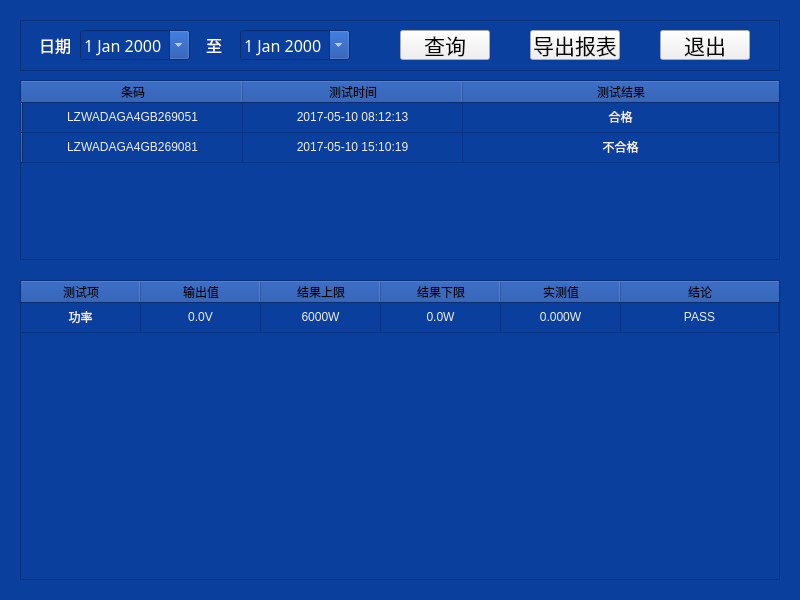
<?xml version="1.0" encoding="UTF-8"?>
<ui version="4.0">
 <class>Form</class>
 <widget class="QWidget" name="Form">
  <property name="geometry">
   <rect>
    <x>0</x>
    <y>0</y>
    <width>800</width>
    <height>600</height>
   </rect>
  </property>
  <property name="windowTitle">
   <string>查询与报表</string>
  </property>
  <property name="styleSheet">
   <string notr="true">QWidget
{
background-color: rgb(11,63,158);
}</string>
  </property>
  <widget class="QTableWidget" name="tableWidget_2">
   <property name="geometry">
    <rect>
     <x>20</x>
     <y>280</y>
     <width>760</width>
     <height>300</height>
    </rect>
   </property>
   <property name="styleSheet">
    <string notr="true">QTableWidget
{
color:rgb(239, 239, 241);
}

QHeaderView::section
{
color:rgb(0, 0, 0);
}</string>
   </property>
   <attribute name="horizontalHeaderDefaultSectionSize">
    <number>120</number>
   </attribute>
   <attribute name="horizontalHeaderHighlightSections">
    <bool>true</bool>
   </attribute>
   <attribute name="horizontalHeaderStretchLastSection">
    <bool>true</bool>
   </attribute>
   <attribute name="verticalHeaderVisible">
    <bool>false</bool>
   </attribute>
   <row>
    <property name="text">
     <string/>
    </property>
   </row>
   <column>
    <property name="text">
     <string>测试项</string>
    </property>
    <property name="textAlignment">
     <set>AlignCenter</set>
    </property>
   </column>
   <column>
    <property name="text">
     <string>输出值</string>
    </property>
    <property name="textAlignment">
     <set>AlignCenter</set>
    </property>
   </column>
   <column>
    <property name="text">
     <string>结果上限</string>
    </property>
    <property name="textAlignment">
     <set>AlignCenter</set>
    </property>
   </column>
   <column>
    <property name="text">
     <string>结果下限</string>
    </property>
    <property name="textAlignment">
     <set>AlignCenter</set>
    </property>
   </column>
   <column>
    <property name="text">
     <string>实测值</string>
    </property>
    <property name="textAlignment">
     <set>AlignCenter</set>
    </property>
   </column>
   <column>
    <property name="text">
     <string>结论</string>
    </property>
    <property name="textAlignment">
     <set>AlignCenter</set>
    </property>
   </column>
   <item row="0" column="0">
    <property name="text">
     <string>功率</string>
    </property>
    <property name="textAlignment">
     <set>AlignCenter</set>
    </property>
   </item>
   <item row="0" column="1">
    <property name="text">
     <string>0.0V</string>
    </property>
    <property name="textAlignment">
     <set>AlignCenter</set>
    </property>
   </item>
   <item row="0" column="2">
    <property name="text">
     <string>6000W</string>
    </property>
    <property name="textAlignment">
     <set>AlignCenter</set>
    </property>
   </item>
   <item row="0" column="3">
    <property name="text">
     <string>0.0W</string>
    </property>
    <property name="textAlignment">
     <set>AlignCenter</set>
    </property>
   </item>
   <item row="0" column="4">
    <property name="text">
     <string>0.000W</string>
    </property>
    <property name="textAlignment">
     <set>AlignCenter</set>
    </property>
   </item>
   <item row="0" column="5">
    <property name="text">
     <string>PASS</string>
    </property>
    <property name="textAlignment">
     <set>AlignCenter</set>
    </property>
   </item>
  </widget>
  <widget class="QFrame" name="frame">
   <property name="geometry">
    <rect>
     <x>20</x>
     <y>20</y>
     <width>760</width>
     <height>51</height>
    </rect>
   </property>
   <property name="frameShape">
    <enum>QFrame::StyledPanel</enum>
   </property>
   <property name="frameShadow">
    <enum>QFrame::Sunken</enum>
   </property>
   <widget class="QDateEdit" name="dateEdit">
    <property name="geometry">
     <rect>
      <x>60</x>
      <y>10</y>
      <width>110</width>
      <height>30</height>
     </rect>
    </property>
    <property name="font">
     <font>
      <family>微软雅黑</family>
      <pointsize>12</pointsize>
     </font>
    </property>
    <property name="focusPolicy">
     <enum>Qt::NoFocus</enum>
    </property>
    <property name="contextMenuPolicy">
     <enum>Qt::DefaultContextMenu</enum>
    </property>
    <property name="styleSheet">
     <string notr="true">color: rgb(255, 255, 255);
font: 12pt &quot;微软雅黑&quot;;</string>
    </property>
    <property name="frame">
     <bool>true</bool>
    </property>
    <property name="buttonSymbols">
     <enum>QAbstractSpinBox::UpDownArrows</enum>
    </property>
    <property name="calendarPopup">
     <bool>true</bool>
    </property>
   </widget>
   <widget class="QLabel" name="label">
    <property name="geometry">
     <rect>
      <x>10</x>
      <y>10</y>
      <width>50</width>
      <height>30</height>
     </rect>
    </property>
    <property name="font">
     <font>
      <family>微软雅黑</family>
      <pointsize>12</pointsize>
     </font>
    </property>
    <property name="styleSheet">
     <string notr="true">color: rgb(255, 255, 255);</string>
    </property>
    <property name="text">
     <string>日期</string>
    </property>
    <property name="alignment">
     <set>Qt::AlignCenter</set>
    </property>
   </widget>
   <widget class="QDateEdit" name="dateEdit_2">
    <property name="geometry">
     <rect>
      <x>220</x>
      <y>10</y>
      <width>110</width>
      <height>30</height>
     </rect>
    </property>
    <property name="font">
     <font>
      <family>微软雅黑</family>
      <pointsize>12</pointsize>
     </font>
    </property>
    <property name="focusPolicy">
     <enum>Qt::NoFocus</enum>
    </property>
    <property name="contextMenuPolicy">
     <enum>Qt::DefaultContextMenu</enum>
    </property>
    <property name="styleSheet">
     <string notr="true">color: rgb(255, 255, 255);
font: 12pt &quot;微软雅黑&quot;;</string>
    </property>
    <property name="calendarPopup">
     <bool>true</bool>
    </property>
   </widget>
   <widget class="QLabel" name="label_2">
    <property name="geometry">
     <rect>
      <x>179</x>
      <y>10</y>
      <width>30</width>
      <height>30</height>
     </rect>
    </property>
    <property name="font">
     <font>
      <family>微软雅黑</family>
      <pointsize>12</pointsize>
     </font>
    </property>
    <property name="styleSheet">
     <string notr="true">color: rgb(255, 255, 255);</string>
    </property>
    <property name="text">
     <string>至</string>
    </property>
    <property name="alignment">
     <set>Qt::AlignCenter</set>
    </property>
   </widget>
   <widget class="QPushButton" name="pushButton">
    <property name="geometry">
     <rect>
      <x>380</x>
      <y>10</y>
      <width>90</width>
      <height>30</height>
     </rect>
    </property>
    <property name="font">
     <font>
      <family>微软雅黑</family>
      <pointsize>16</pointsize>
     </font>
    </property>
    <property name="focusPolicy">
     <enum>Qt::NoFocus</enum>
    </property>
    <property name="styleSheet">
     <string notr="true">background-color: rgb(239, 239, 241);</string>
    </property>
    <property name="text">
     <string>查询</string>
    </property>
   </widget>
   <widget class="QPushButton" name="pushButton_2">
    <property name="geometry">
     <rect>
      <x>510</x>
      <y>10</y>
      <width>90</width>
      <height>30</height>
     </rect>
    </property>
    <property name="font">
     <font>
      <family>微软雅黑</family>
      <pointsize>16</pointsize>
     </font>
    </property>
    <property name="styleSheet">
     <string notr="true">background-color: rgb(239, 239, 241);</string>
    </property>
    <property name="text">
     <string>导出报表</string>
    </property>
   </widget>
   <widget class="QPushButton" name="pushButton_3">
    <property name="geometry">
     <rect>
      <x>640</x>
      <y>10</y>
      <width>90</width>
      <height>30</height>
     </rect>
    </property>
    <property name="font">
     <font>
      <family>微软雅黑</family>
      <pointsize>16</pointsize>
     </font>
    </property>
    <property name="styleSheet">
     <string notr="true">background-color: rgb(239, 239, 241);</string>
    </property>
    <property name="text">
     <string>退出</string>
    </property>
   </widget>
  </widget>
  <widget class="QTableWidget" name="tableWidget">
   <property name="geometry">
    <rect>
     <x>20</x>
     <y>80</y>
     <width>760</width>
     <height>180</height>
    </rect>
   </property>
   <property name="styleSheet">
    <string notr="true">QTableWidget
{
color:rgb(239, 239, 241);
}

QHeaderView::section
{
color:rgb(0, 0, 0);
}</string>
   </property>
   <attribute name="horizontalHeaderDefaultSectionSize">
    <number>220</number>
   </attribute>
   <attribute name="horizontalHeaderStretchLastSection">
    <bool>true</bool>
   </attribute>
   <attribute name="verticalHeaderStretchLastSection">
    <bool>false</bool>
   </attribute>
   <row>
    <property name="text">
     <string/>
    </property>
   </row>
   <row>
    <property name="text">
     <string/>
    </property>
   </row>
   <column>
    <property name="text">
     <string>条码</string>
    </property>
    <property name="textAlignment">
     <set>AlignCenter</set>
    </property>
   </column>
   <column>
    <property name="text">
     <string>测试时间</string>
    </property>
    <property name="textAlignment">
     <set>AlignCenter</set>
    </property>
   </column>
   <column>
    <property name="text">
     <string>测试结果</string>
    </property>
    <property name="textAlignment">
     <set>AlignCenter</set>
    </property>
   </column>
   <item row="0" column="0">
    <property name="text">
     <string>LZWADAGA4GB269051</string>
    </property>
    <property name="textAlignment">
     <set>AlignCenter</set>
    </property>
   </item>
   <item row="0" column="1">
    <property name="text">
     <string>2017-05-10 08:12:13</string>
    </property>
    <property name="textAlignment">
     <set>AlignCenter</set>
    </property>
   </item>
   <item row="0" column="2">
    <property name="text">
     <string>合格</string>
    </property>
    <property name="textAlignment">
     <set>AlignCenter</set>
    </property>
   </item>
   <item row="1" column="0">
    <property name="text">
     <string>LZWADAGA4GB269081</string>
    </property>
    <property name="textAlignment">
     <set>AlignCenter</set>
    </property>
   </item>
   <item row="1" column="1">
    <property name="text">
     <string>2017-05-10 15:10:19</string>
    </property>
    <property name="textAlignment">
     <set>AlignCenter</set>
    </property>
   </item>
   <item row="1" column="2">
    <property name="text">
     <string>不合格</string>
    </property>
    <property name="textAlignment">
     <set>AlignCenter</set>
    </property>
   </item>
  </widget>
 </widget>
 <resources/>
 <connections/>
</ui>
